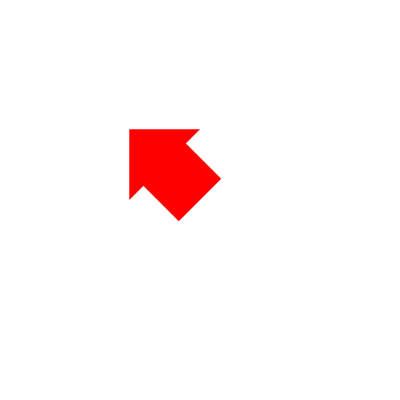
Frame 1 (no input)
Frame 60 (the mouse pressed at the canvas centre just before this capture): identical to frame 1, image omitted
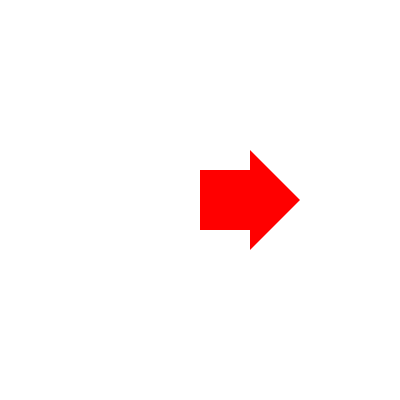
Frame 120 (the mouse held since frame 60 and released just before this capture)

The Processing sketch that drew these frames (run headless with seeded random() and noise(); from frame 60 on, the mouse is pressed at the canvas centre):

// Processing sketch: processing_9996
// ── processing_9996.pde

float x = 200;
float y = 200;
float ang;

void setup() {
  size (400,400);
  smooth(); 
  noStroke();
  fill(255,0,0);
}

void draw() {
  background(255);
  
  float ang = atan2(mouseY-y, mouseX-x);
  translate(200,200);
  rotate(ang);
  dibujaFlecha();

}

void dibujaFlecha() {
  beginShape();
  rotate(radians(-90));
  vertex(30,0);
  vertex(30,50);
  vertex (50,50);
  vertex(0,100);
  vertex(-50,50);
  vertex(-30,50);
  vertex(-30,0);
  endShape(CLOSE);
  
}
